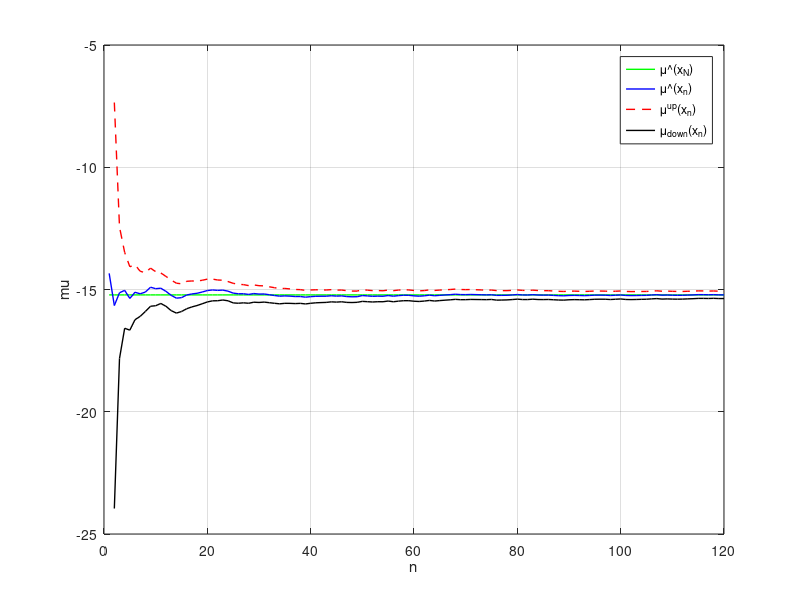
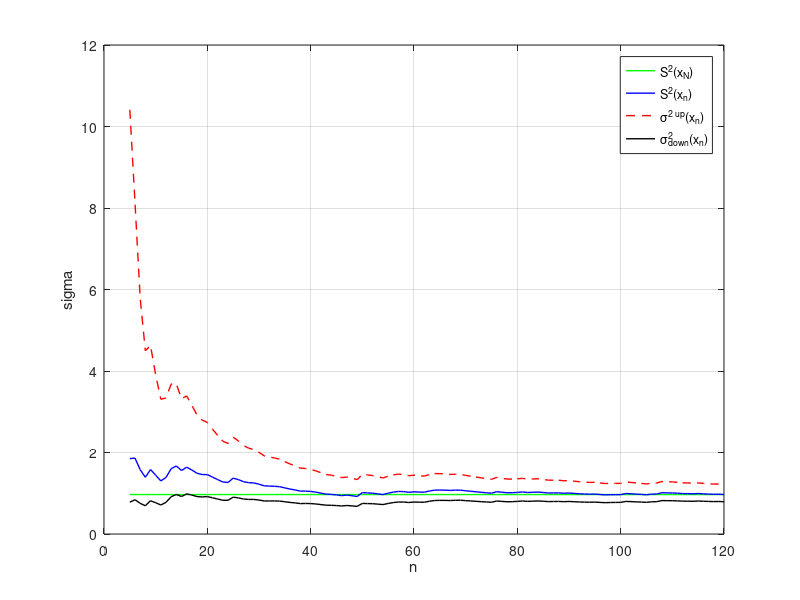

MATLAB code for these plots, in order:
function lab_02()
    X = csvread('data21.csv');
    
    % Оценки мат ожидания и дисперсии
    mu = CalcMu(X);
    fprintf("\nВыборочное среднее (оценка мат ожидания) = %.4f\n", mu);
    
    s2 = CalcS2(X);
    fprintf("Исправленная выборочная дисперсия (оценка дисперсии) = %.4f\n", s2);
    
    % Гамма
    gamma = 0.9;
    N = length(X);
    
    % Вычисление доверительных интервалов
    [lowM, highM] = CalcIntervalM(mu, s2, gamma, N);
    fprintf("\nИнтервал для M: (%.4f, %.4f)\n", lowM, highM);
    
    [lowD, highD] = CalcIntervalD(s2, gamma, N);
    fprintf("Интервал для D: (%.4f, %.4f)\n", lowD, highD);
    
    % Построение графиков
    graphMu(X, gamma, N);
    graphS2(X, gamma, N);
endfunction


function graphS2(X, gamma, N)
    figure()
    
    mu = zeros(N, 1);
    s2 = zeros(N, 1);
    
    for ind = 1 : N
        part = X(1:ind);
        mu(ind) = CalcMu(part);
        s2(ind) = CalcS2(part);
    endfor
    
    % Прямая
    s2Line = zeros(N, 1);
    s2Line(1:N) = s2(N);
    
    % Для границ
    s2Low =  zeros(N, 1);
    s2High = zeros(N, 1);
    
    for ind = 1 : N
        [s2Low(ind), s2High(ind)] = CalcIntervalD(s2(ind), gamma, ind);   
    endfor
    
    % Графики
    plot((5:N), s2Line(5:N), 'g', 'LineWidth', 1);
    hold on;
    plot((5:N), s2(5:N), 'b-', 'LineWidth', 1);
    hold on;
    plot((5:N), s2High(5:N), 'r--', 'LineWidth', 1);
    hold on;
    plot((5:N), s2Low(5:N), 'k', 'LineWidth', 1);
    hold on;
    
    grid on;
    xlabel("n");
    ylabel("\sigma");
    
    legend('S^2(x_N)', 'S^2(x_n)', '\sigma^{2 up}(x_n)', '\sigma^2_{down}(x_n)');
endfunction


function graphMu(X, gamma, N)
    mu = zeros(N, 1);
    s2 = zeros(N, 1);
    
    for ind = 1 : N
        part = X(1:ind);
        mu(ind) = CalcMu(part);
        s2(ind) = CalcS2(part);
    endfor
    
    % Прямая
    muLine = zeros(N, 1);
    muLine(1:N) = mu(N);
    
    % Для границ
    muLow =  zeros(N, 1);
    muHigh = zeros(N, 1);
    
    for ind = 1 : N
        [muLow(ind), muHigh(ind)] = CalcIntervalM(mu(ind), s2(ind), gamma, ind);   
    endfor
    
    % Графики
    plot((1:N), muLine(1:N), 'g', 'LineWidth', 1);
    hold on;
    plot((1:N), mu(1:N), 'b-', 'LineWidth', 1);
    hold on;
    plot((1:N), muHigh(1:N), 'r--', 'LineWidth', 1);
    hold on;
    plot((1:N), muLow(1:N), 'k', 'LineWidth', 1);
    hold on;
    
    grid on;
    xlabel("n");
    ylabel("\mu");
    
    legend('\mu\^(x_N)', '\mu\^(x_n)', '\mu^{up}(x_n)', '\mu_{down}(x_n)');
endfunction


% Доверительный интервал при
% m - неизвестно, sigma - неизвестно
% Оценить m
function [lowM, highM] = CalcIntervalM(mu, s2, gamma, N)
    alpha = (1 - gamma) / 2;
    quantileStudent = tinv((1 - alpha), (N - 1));
    
    lowM =  mu - (quantileStudent * sqrt(s2) / sqrt(N));
    highM = mu + (quantileStudent * sqrt(s2) / sqrt(N));
endfunction


% Доверительный интервал при
% sigma - неизвестно
% Оценить sigma^2
function [lowD, highD] = CalcIntervalD(s2, gamma, N)
    alpha = (1 - gamma) / 2;
    
    quantileXi2Low =  chi2inv((1 - alpha), (N - 1));
    quantileXi2High = chi2inv(alpha, (N - 1));
    
    lowD =  s2 * (N - 1) / quantileXi2Low;
    highD = s2 * (N - 1) / quantileXi2High;
endfunction


% Вычисление выборочного среднего
function mu = CalcMu(X)
    n = length(X);
    
    mu = sum(X) / n;
endfunction


% Вычисление исправленной выборочной дисперсии
function s2 = CalcS2(X)
    n = length(X);
    mu = CalcMu(X);
    
    if (n > 1)
        s2 = sum((X - mu) .^2) / (n - 1);
    else
        s2 = 0;
    endif
    
endfunction
